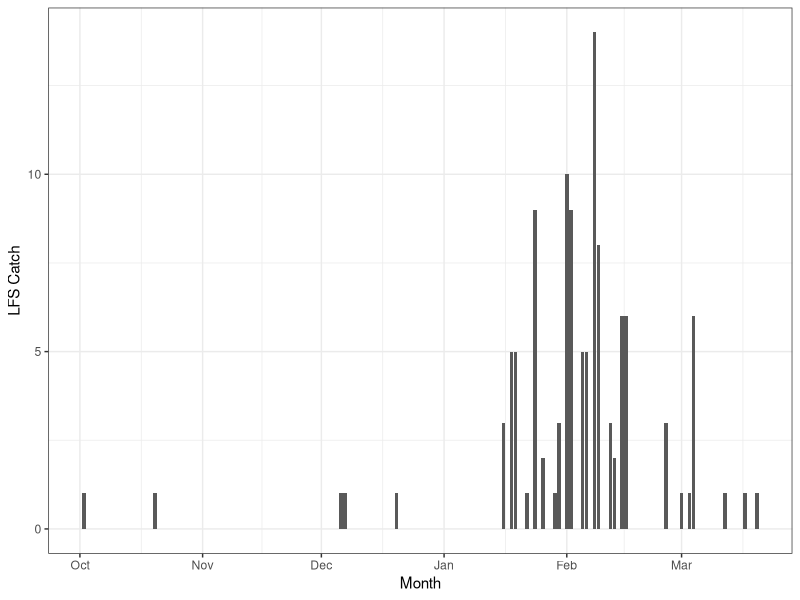
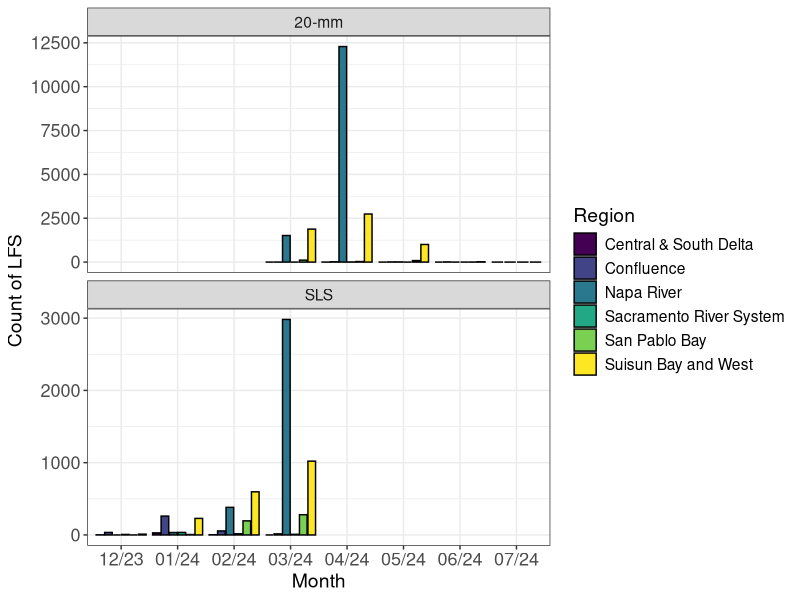
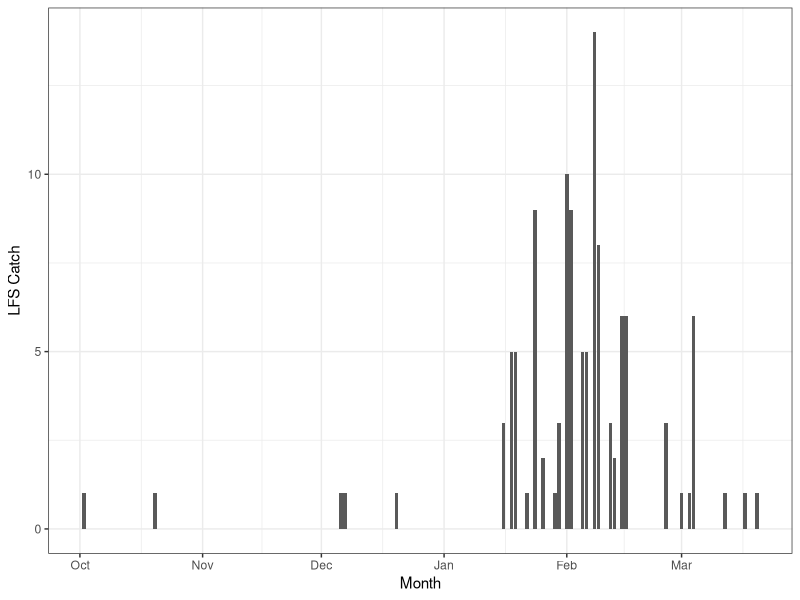
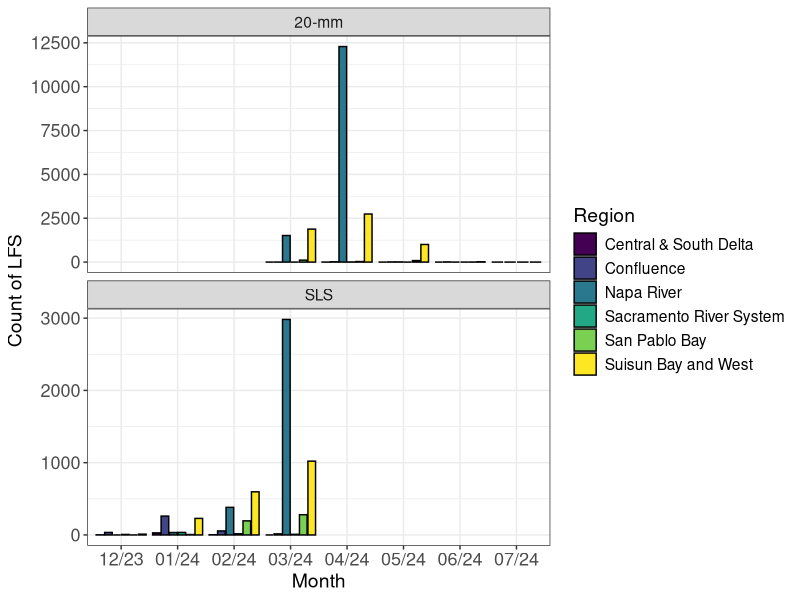

These charts were generated, in order, by the following R code: (Note: this script raises an error after producing the figures.)
## ---- chunk 1
library(tidyverse)
library(lubridate)
library(ggpubr)
## ---- chunk 2
#data provided by Jonathan Speegle

chipps <- read.csv("LongfinSmelt/Data/Chipps Island Trawls LFS Oct2023-Jun2024.csv", stringsAsFactors = F)
chipps$SampleDate<-mdy(chipps$SampleDate)

#filter to >60mm
chipps.ad <- filter(chipps, ForkLength >= 60)

#plot catch over time
ggplot(data=chipps.ad, aes(x=SampleDate, y=SumOfCount)) +
    geom_bar(stat="identity") +
    theme_bw() +
    ylab("LFS Catch") +
    xlab("Month") +
    scale_x_date(date_breaks = "1 month", date_labels = "%b")

ggsave("LongfinSmelt/Plots/chipps_plot.png", height=4, width=7, units="in")
## ---- chunk 3
#data provided by Vanessa Mora

twentymm <- read.csv("LongfinSmelt/Data/20-mm LFS Catch Data 2024 updated.csv", stringsAsFactors = F)
twentymm$SampleDate<-mdy(twentymm$Date)
twentymm$SurveyType <- "20-mm"

sls <- read.csv("LongfinSmelt/Data/SLS LFS Catch Data 2024.csv", stringsAsFactors = F)
sls$SampleDate<-mdy(sls$Date)
sls$SurveyType <- "SLS"

#combine datasets
twentymm2 <- twentymm[c(1,3:4, 8:11)]
sls2 <- sls[c(1,3:4,7:10)]

survey <- rbind(twentymm2,sls2)
survey$my <- format(as.Date(survey$SampleDate, format="%m/%Y/%d"),"%m/%y")

#get total catch per region to inform text updates
year<-survey %>% 
  group_by(Region) %>% 
  summarize("Count"= sum(Catch))

#get total catch by month to inform text updates
totalm<-survey %>% 
  group_by(my) %>% 
  summarize("Count"= sum(Catch))

#plot by survey
#get monthly catch
month2<-survey %>% 
  group_by(Region, SurveyType, my) %>% 
  summarize("Count"= sum(Catch))

#plot

month2$my <- factor(month2$my, levels=c("12/23", "01/24", "02/24", "03/24", "04/24", "05/24", "06/24", "07/24"))

ggplot(data=month2, aes(x=my, y=Count, fill=Region)) +
    geom_bar(stat = "identity", position="dodge2",  colour="black") +
    facet_wrap(~SurveyType, ncol=1, scales = "free_y") +
    theme_bw() +
    ylab("Count of LFS") +
    xlab("Month") +
    theme(legend.position = "right") +
    theme(text = element_text(size = 14)) +
    theme(axis.text = element_text(size = 13)) +
    scale_fill_viridis_d()
    
ggsave("LongfinSmelt/Plots/catch_plot2.png", height=8, width=8.5, units="in")
## ---- chunk 4
#survey plot-------------------------------
survey.csd <- filter(survey, Region == "Central & South Delta")
survey.csd$Station<-as.character(survey.csd$Station)

survey.csd$SampleDate <- format(as.Date(survey.csd$SampleDate, format="%Y/%m/%d"),"%m/%d/%y")

#sum by station
csd.surv1<-survey.csd %>% 
  group_by(SampleDate, SurveyType, Station, Survey) %>% 
  summarize("Count"= sum(Catch))

csd.surv1$Detec <- ifelse(csd.surv1$Count>0, 1, 0)

#create a new colunm for type and survey #
csd.surv1$TypeSurv <- paste(csd.surv1$SurveyType, csd.surv1$Survey, sep=" ")

#sum stations with detection by survey
csd.surv<-csd.surv1 %>% 
  group_by(SurveyType, TypeSurv) %>% 
  summarize("detections"= sum(Detec))

#to determine order of the surveys
#xx<-csd.surv1 %>% group_by(SurveyType, TypeSurv, SampleDate) %>% summarize("detections"= sum(Detec))

csd.surv$TypeSurv <- factor(csd.surv$TypeSurv, levels=c("SLS 12", "SLS 13", "SLS 1", "SLS 2", "SLS 3", "SLS 4", "SLS 5",  "SLS 6", "20-mm 1", "20-mm 2", "20-mm 3", "20-mm 4", "20-mm 5", "20-mm 6", "20-mm 7", "20-mm 8"))
csd.surv$SurveyType <- factor(csd.surv$SurveyType, levels=c("SLS", "20-mm"))

#plot
cbbPalette <- c("#999999", "#E69F00")

su <- ggplot(data=csd.surv, aes(x=TypeSurv, y=detections, fill=SurveyType)) +
    geom_bar(stat = "identity", position="dodge2", width = 0.6, colour="black") +
    theme_bw() +
    ylab("Count of CSD stations with LFS detections") +
    xlab("Survey") +
    labs(fill='Survey') +
    scale_fill_manual(values=cbbPalette) +
    theme(axis.text.x = ele7ment_text(angle = 90))
su
surv <- su + geom_hline(yintercept=4, linetype="dashed", color = "black", size = .8)
surv

#station plot------------------------------
#average by station
csd.stat<-survey.csd %>% 
  group_by(TypeSurv, SurveyType, Station) %>% 
  summarize("Count"= mean(Catch))

csd.stat$TypeSurv <- factor(csd.stat$TypeSurv, levels=c("SLS 12", "SLS 13", "SLS 1", "SLS 2", "SLS 3", "SLS 4", "SLS 5",  "SLS 6", "20-mm 1", "20-mm 2", "20-mm 3", "20-mm 4", "20-mm 5", "20-mm 6", "20-mm 7", "20-mm 8"))

#see which stations had catch
catch <- filter(csd.stat, Count > 0)
unique(catch$Station)

#filter to just these stations to make the plot easier to view
csd.stat2 <- filter(csd.stat, Station %in% c("809", "812", "815", "901", "902"))

#plot catch by station
s <- ggplot(data=csd.stat2, aes(x=TypeSurv, y=Count, fill=Station)) +
    geom_col(position = position_dodge2(width = 0.9, preserve = "single"), colour="black") +
    theme_bw() +
    ylab("Average catch per tow of LFS (at CSD stations)") +
    xlab("Survey Date") +
    scale_fill_viridis_d() +
    theme(axis.text.x = element_text(angle = 90))
s
stat <- s + geom_hline(yintercept=5, linetype="dashed", color = "black", size = .8)
stat

#combine----------------------------------

figure <- ggarrange(surv, stat,
                    labels = c("A)", "B)"), hjust = -2.5, vjust = 2.5,
                    ncol = 1, nrow = 2)
figure

ggsave("LongfinSmelt/Plots/survey_station_plot.png", height=8, width=7, units="in")

#notes: 
#COA 8.4.2 covers larval and juvenile Longfin Smelt (LFS) entrainment protection. One of the  criteria is “From January 1 through June 30, when a single Smelt Larva Survey (SLS) or 20-mm Survey (20-mm) sampling period exceeds one of the following thresholds: LFS catch per tow exceeds five LFS larvae or juveniles in two or more of the 12 stations in the central Delta and south Delta (Stations 809, 812, 815, 901, 902, 906, 910, 912, 914, 915, 918, 919).” Occasionally adverse conditions, such as excessive submerged aquatic vegetation, require survey crews to reduce the tow duration to effectively sample a station. If tow duration is reduced at a station, the catch during that shorter tow shall be expanded to be representative of a standard 10-minute tow to determine if the threshold is exceeded. For example, if three LFS larvae are caught during a five-minute tow the catch will be expanded to six LFS larvae and therefore the threshold will be considered exceeded and the COA triggered. In the case of the 20-mm Survey, which conducts multiple tows at a station, the threshold is considered exceeded if the average of all tows conducted at station, during a single survey, exceeds five LFS larvae.
## ---- chunk 5
#data from: Walter Griffiths

salvage <- read.csv("LongfinSmelt/Data/Total.Salvage_2024.csv",  stringsAsFactors = F)
salvage$Date<-mdy(salvage$DATE)

#plot seasonal salvage
salvage$State.Season.Salvage<-as.numeric(salvage$State.Season.Salvage)
salvage$Federal.Season.Salvage<-as.numeric(salvage$Federal.Season.Salvage)

sal <- ggplot() +
    geom_line(data=salvage, aes(x=Date, y=State.Season.Salvage), color="blue", linewidth=1) +
    geom_line(data=salvage, aes(x=Date, y=Federal.Season.Salvage), color="orange", linewidth=1, position=position_dodge(width=0.2)) +
    theme_bw() +
    ylab("LFS Seasonal Salvage") +
    xlab("Date") +
    scale_x_date(date_breaks = "1 month", date_labels = "%b") +
    theme(axis.text = element_text(size = 12)) 

#plot flow
salvage$OMR <- as.numeric(gsub(",", "", salvage$Middle...Old.R.Net.Daily.Flow..cfs.))

flow <- ggplot() +
    geom_line(data=salvage, aes(x=Date, y= OMR), linewidth=1) +
    theme_bw() +
    ylab("Middle + Old River net daily flow (cfs)") +
    xlab("Date") +
    scale_x_date(date_breaks = "1 month", date_labels = "%b")+
    theme(axis.text = element_text(size = 12)) 

figure <- ggarrange(sal, flow,
                    labels = c("A", "B"),
                    ncol = 1, nrow = 2)
figure

ggsave("LongfinSmelt/Plots/2023salvage.png", height=7, width=8, units="in")
